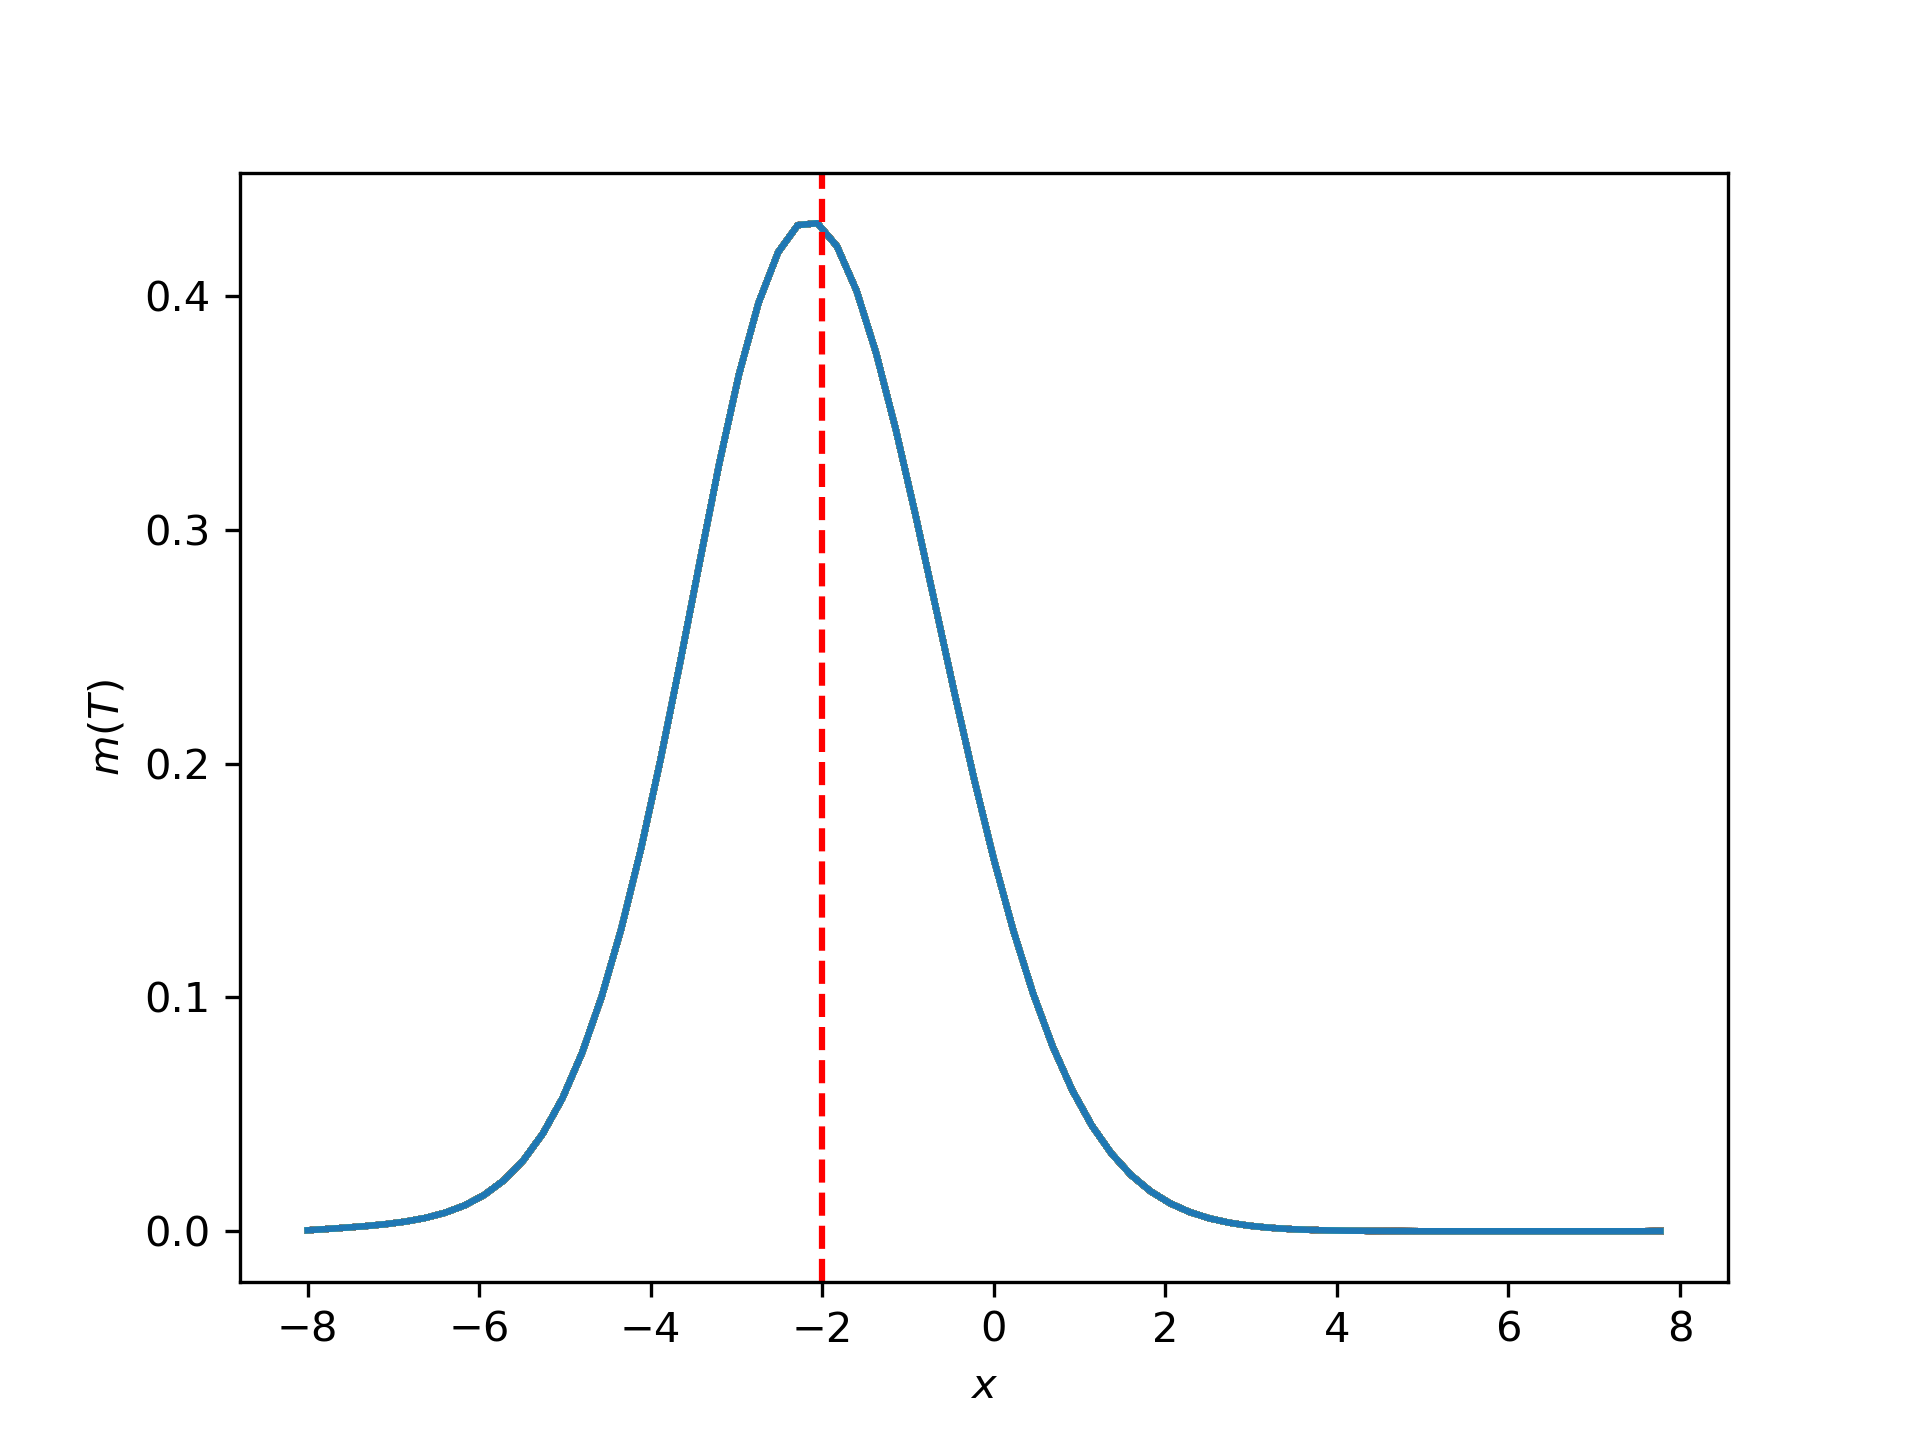

This chart was generated by the following Python code:
from jax import jacfwd, jit
import jax.numpy as jnp
from jax import vmap
from jax.scipy.stats import norm
import numpy as np
import matplotlib.pyplot as plt
import munch

np.set_printoptions(precision=20)


x_d = -2
class OnePopulationalMFG(object):
    def __init__(self, T, Nt, xl, xr, N, nu, alpha, eps):
        self.T = T
        self.Nt = Nt
        self.dt = T / Nt
        self.xl = xl
        self.xr = xr
        self.N = N
        self.nu = nu
        self.alpha = alpha
        self.X = jnp.linspace(xl, xr, N, endpoint=False)
        self.h = (xr - xl) / (N-1)
        self.eps = eps

    def m0(self, x):
        midpoint = (self.xr + self.xl) / 2
        sigma_mu = 1
        normalization = norm.cdf(self.xr, loc=midpoint, scale=sigma_mu) - norm.cdf(self.xl, loc=midpoint, scale=sigma_mu)
        pdf_values = norm.pdf(x, loc=midpoint, scale=sigma_mu) / normalization

        pdf_values = jnp.where((x >= self.xl) & (x <= self.xr), pdf_values, 0.0)

        return pdf_values

    def uT(self, x):
        return (x - x_d) ** 2

    def r(self, x, m):
        kernel_sum = jnp.sum(vmap(lambda y, m_y: self.phi(x, y) * m_y)(self.X, m)) *self.h

        return 1 / (kernel_sum + 1e-12)


    def phi(self, x, y):
        dist = jnp.minimum(jnp.abs(x - y), self.eps)

        res = jnp.exp(1 - self.eps**2 / (1e-40 + self.eps**2 - dist**2))
        return res

    def b(self, x, m):
        interaction = jnp.sum(vmap(lambda y, m_y: self.phi(x, y) * y * m_y)(self.X, m)) * self.h

        return self.alpha * x - (1 - self.alpha) * self.r(x, m) * interaction
        # return self.alpha * self.r(x) * interaction

    def g(self, x, q1, q2, m):
        p1 = jnp.minimum(q1, 0)
        p2 = jnp.maximum(q2, 0)
        b = self.b(x, m)
        b1 = jnp.minimum(b, 0)
        b2 = jnp.maximum(b, 0)
        return (p1 ** 2) / 2 + (p2 ** 2) / 2 + b1 * q1 + b2 * q2

    def hamilton(self, U, M):
        dUR = (jnp.roll(U, -1) - U)/self.h
        dUL = (U - jnp.roll(U, 1))/self.h

        Hamiltonian = vmap(lambda x, q1, q2: self.g(x, q1, q2, M))(self.X, dUR, dUL)
        return Hamiltonian

    def fp_linearized_part(self, U, M):
        UR = (jnp.roll(U, -1) - U) / self.h
        UL = (U - jnp.roll(U, 1)) / self.h

        URF = UR.flatten()
        ULF = UL.flatten()

        dGq1 = lambda x1, q1, q2: jnp.minimum(q1, 0)
        dGq2 = lambda x1, q1, q2: jnp.maximum(q2, 0)

        dGq1s = vmap(dGq1)(self.X, URF, ULF)
        dGq2s = vmap(dGq2)(self.X, URF, ULF)

        dGq1s = jnp.multiply(dGq1s, M)
        dGq2s = jnp.multiply(dGq2s, M)

        dGqDifference1 = dGq1s - dGq2s

        dGqs2R = jnp.roll(dGq2s, -1)
        dGqs1L = jnp.roll(dGq1s, 1)

        A = - (dGqDifference1 + dGqs2R - dGqs1L) / self.h

        # consider the effect of b(x)
        b = vmap(lambda x: self.b(x, M))(self.X)
        bp1 = lambda x: jnp.minimum(x, 0)
        bp2 = lambda x: jnp.maximum(x, 0)

        bp1s = vmap(bp1)(b)
        bp2s = vmap(bp2)(b)

        bp1s = jnp.multiply(bp1s, M)
        bp2s = jnp.multiply(bp2s, M)

        bpDifference1 = bp1s - bp2s

        bp2sR = jnp.roll(bp2s, -1)
        bp1sL = jnp.roll(bp1s, 1)

        B = - (bpDifference1 + bp2sR - bp1sL) / self.h

        MEQByHands = A + B
        return MEQByHands

    def hjb(self, t, Uk1, Uk, Mk1):
        UR = jnp.roll(Uk, -1)
        UL = jnp.roll(Uk, 1)

        Delta_U = - (2 * Uk - UR - UL) / self.h ** 2

        Dt_U = (Uk1 - Uk) / self.dt

        Hamiltonian = self.hamilton(Uk, Mk1)

        return -Dt_U - self.nu * Delta_U + Hamiltonian - Mk1


    def fp(self, Uk, Mk1, Mk):
        Dt_M = (Mk1 - Mk) / self.dt

        Mk1R = jnp.roll(Mk1, -1)
        Mk1L = jnp.roll(Mk1, 1)

        Delta_M = - (2 * Mk1 - Mk1R - Mk1L) / self.h**2

        adj = self.fp_linearized_part(Uk, Mk1)


        return Dt_M - self.nu * Delta_M + adj

    def hjb_sys(self, U, M):
        ts = jnp.linspace(0, self.T, self.Nt + 1)
        hjbs = vmap(self.hjb)(ts[:-1], U[1:, :], U[:-1, :], M[1:, :])

        return hjbs


    def fp_sys(self, U, M):
        fps = vmap(self.fp)(U[:-1, :], M[1:, :], M[:-1, :])

        return fps


    def prolong(self, Uvec, Mvec):
        Umtx = jnp.reshape(Uvec, (self.Nt, self.N))
        Mmtx = jnp.reshape(Mvec, (self.Nt, self.N))

        U = jnp.zeros((self.Nt + 1, self.N))
        M = jnp.zeros((self.Nt + 1, self.N))

        U = U.at[:self.Nt, :].set(Umtx)
        M = M.at[1:, :].set(Mmtx)

        # compute the values of m at time 0 and the values of u at time T
        M0 = vmap(self.m0)(self.X)
        UT = vmap(self.uT)(self.X)

        U = U.at[self.Nt, :].set(UT)
        M = M.at[0, :].set(M0)
        return U, M

    def hjb_sys_vec(self, Uvec, Mvec):
        U, M = self.prolong(Uvec, Mvec)
        return self.hjb_sys(U, M).flatten()

    def fp_sys_vec(self, Mvec, Uvec):
        U, M = self.prolong(Uvec, Mvec)
        return self.fp_sys(U, M).flatten()

    def solve_hjb(self, U0, M, lr, tol=10**(-6), epoch=100):
        error = 1
        iter_num = 0

        U = U0
        while error > tol and iter_num < epoch:
            b = self.hjb_sys_vec(U, M)
            jacobi = jacfwd(self.hjb_sys_vec)(U, M)
            dz = jnp.linalg.solve(jacobi, b.flatten())
            U = U - lr * dz

            error = jnp.dot(dz, dz)
            print("             the error of solving hjb is {}".format(error))

            iter_num = iter_num + 1

        return U

    def solve_fp(self, M0, U):
        jacobi = jacfwd(self.fp_sys_vec)(M0, U)
        b = self.fp_sys_vec(jnp.zeros(len(jacobi)), U)
        M = jnp.linalg.lstsq(jacobi, -b)
        return M[0]

    def solve(self, tol=10**(-6), epoch=100, hjb_lr = 1, hjb_epoch = 100):
        U = jnp.zeros((self.Nt, self.N)).flatten()
        M = jnp.zeros((self.Nt, self.N)).flatten()

        error = 1
        iter_num = 0
        while error > tol and iter_num < epoch:
            U1 = self.solve_hjb(U, M, hjb_lr, epoch = hjb_epoch)
            M1 = self.solve_fp(M, U1)

            Uerr = U1 - U
            Merr = M1 - M

            error = jnp.dot(Uerr, Uerr) + jnp.dot(Merr, Merr)
            print('the mfg error is {}'.format(error))
            print("Iteration: {}".format(iter_num))
            iter_num = iter_num + 1

            U = U1
            M = M1

        U, M = self.prolong(U, M)
        return U, M

cfg = munch.munchify({
    'T' : 1,
    'Nt': 70,
    'xl': -5,
    'xr': 5,
    'N' : 70,
    'nu': 1,
    'alpha': 0.5,
    'eps': 1,
    'hjb_epoch': 50,
    'hjb_lr': 1,
    'epoch': 50,
    'lr': 1,
    'tol' : 10 ** (-4),
})


solver = OnePopulationalMFG(cfg.T, cfg.Nt, cfg.xl, cfg.xr, cfg.N, cfg.nu, cfg.alpha, cfg.eps)

TT = jnp.linspace(0, cfg.T, cfg.Nt + 1)
XX = jnp.linspace(cfg.xl, cfg.xr, cfg.N, endpoint=False)
TT, XX = jnp.meshgrid(TT, XX)


U, M = solver.solve(cfg.tol, cfg.epoch, cfg.hjb_lr, cfg.hjb_epoch)

# Save the control U and density M to files
np.save('control_U.npy', U)
np.save('density_M.npy', M)

print("Control and density saved successfully.")

TT = jnp.linspace(0, cfg.T, cfg.Nt + 1)
XX = jnp.linspace(-8, 8, cfg.N, endpoint=False)
TT, XX = jnp.meshgrid(TT, XX)

# Plot for U[-1, :]
fig = plt.figure()
plt.plot(XX, U[-1, :])
plt.xlabel(r"$x$")
plt.ylabel(r"$u(T)$")
plt.title("Final Value Function $u(T)$")

fig = plt.figure()
plt.plot(XX, M[0, :])
plt.axvline(x=x_d, color='r', linestyle='--', label=r"Line at $x_{d}$="+f'{x_d}')
plt.xlabel(r"$x$")
plt.ylabel(r"$m(T)$")
# plt.title("Final Distribution $m(T)$")
plt.savefig("one_populational_init.png", dpi=300)
plt.legend()

fig = plt.figure()
plt.plot(XX, M[34, :])
plt.axvline(x=x_d, color='r', linestyle='--', label=r"Line at $x_{d}$="+f'{x_d}')
plt.xlabel(r"$x$")
plt.ylabel(r"$m(T)$")
# plt.title("Final Distribution $m(T)$")
plt.savefig("one_populational_inter.png", dpi=300)
plt.legend()

# Plot for M[-1, :] with a vertical line at x_d
fig = plt.figure()
plt.plot(XX, M[-1, :])
plt.axvline(x=x_d, color='r', linestyle='--', label=r"Line at $x_{d}$="+f'{x_d}')
plt.xlabel(r"$x$")
plt.ylabel(r"$m(T)$")
# plt.title("Final Distribution $m(T)$")
plt.savefig("one_populational.png", dpi=300)
plt.legend()

fig = plt.figure()
ax = fig.add_subplot(111, projection='3d')
surf = ax.plot_surface(TT.T, XX.T, U, cmap='viridis')
fig.colorbar(surf, label=r"$u$", pad=0.1)
ax.set_title("Surface Plot of $u$")
ax.set_xlabel(r"$t$")
ax.set_ylabel(r"$x$")
ax.set_zlabel(r"$u$")

fig = plt.figure()
ax = fig.add_subplot(111, projection='3d')
surf = ax.plot_surface(TT.T, XX.T, M, cmap='viridis')
fig.colorbar(surf, label=r"$m$", pad=0.1)
ax.set_title("Surface Plot of $m$")
ax.set_xlabel(r"$t$")
ax.set_ylabel(r"$x$")
ax.set_zlabel(r"$m$")

plt.show()